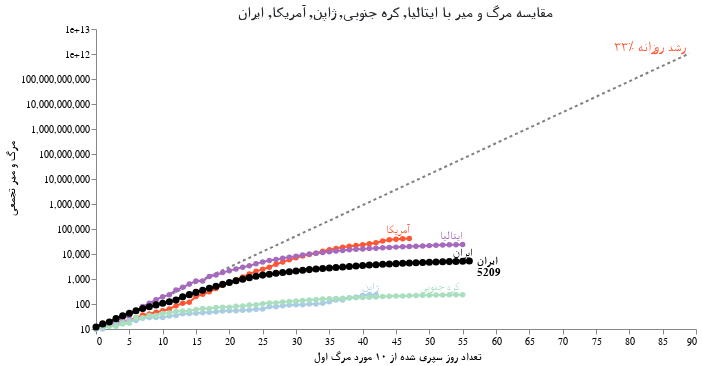

The notebook cell saved with this chart:
### Markdown cell above
کشور مورد نظر خود را انتخاب کنید:

### Code cell
#hide_input
base = alt.Chart(dff2, width=600).encode(
    x=alt.X(f'{COL_X}:Q',axis=alt.Axis(titleFont='Tahoma',title='تعداد روز سپری شده از ۱۰ مورد مرگ اول')),
    y=alt.Y('Confirmed Cases:Q', scale=alt.Scale(type='log'), axis=alt.Axis(titleFont='Tahoma', title='مرگ و میر تجمعی')),
    color=alt.Color('Country:N', scale=alt.Scale(domain=color_domain, range=color_range), legend=None),
    tooltip=['Country', 'Date', 'Confirmed Cases', COL_X]
)

country_selection = alt.selection_single(
    name='Select', fields=['Country'], 
    bind=alt.binding_select(options=list(sorted(set(countries) - set(baseline_countries)))),
    init={'Country': 'ایران'})

date_filter = alt.datum['Date'] >= int(max_date.timestamp() * 1000)
base2 = base.transform_filter(alt.FieldOneOfPredicate('Country', baseline_countries))
base3 = base.transform_filter(country_selection)
base4 = base3.transform_filter(date_filter)

max_day = dff2[COL_X].max()
ref = pd.DataFrame([[x, SINCE_CASES_NUM*1.33**x] for x in range(max_day+1)], columns=[COL_X, 'Confirmed Cases'])
base_ref = alt.Chart(ref).encode(x=f'{COL_X}:Q', y='Confirmed Cases:Q')
base_ref_f = base_ref.transform_filter(alt.datum[COL_X] >= max_day)

chart5 = (
 base_ref.mark_line(color='black', opacity=.5, strokeDash=[3,3]) + 
 base_ref_f.mark_text(dy=-6, align='right', fontSize=14, color='#FF5733', text='۳۳٪ رشد روزانه') + 
 base2.mark_line(point=True, tooltip=True) +
 base3.mark_line(point={'size':50}, tooltip=True) +
 base2.transform_filter(date_filter).mark_text(dy=-8, align='right').encode(text='Country:N') +
 base4.mark_text(dx=8, align='left', fontWeight='bold').encode(text='Country:N') +
 base4.mark_text(dx=8, dy=12, align='left', fontWeight='bold').encode(text='Confirmed Cases:Q')
).add_selection(country_selection).properties(
    title=f"مقایسه مرگ و میر با {', '.join(baseline_countries)}"
).configure_title(fontSize=15, font='Tahoma', color='#24292e').configure_axis(
    grid=False
    ).configure_view(
    strokeOpacity=0
    )
chart5

### Figure 1 — Vega-Lite specification as saved in the notebook (floating-point values rounded to 4 significant figures; data arrays with more than 128 entries replaced by an {"elided": "..."} marker saying what was removed)
{"config": {"view": {"continuousWidth": 400, "continuousHeight": 300, "strokeOpacity": 0}, "axis": {"grid": false}, "title": {"color": "#24292e", "font": "Tahoma", "fontSize": 15}}, "layer": [{"mark": {"type": "line", "color": "black", "opacity": 0.5, "strokeDash": [3, 3]}, "encoding": {"x": {"type": "quantitative", "field": "Days since 10th death"}, "y": {"type": "quantitative", "field": "Confirmed Cases"}}, "selection": {"Select": {"type": "single", "fields": ["Country"], "bind": {"input": "select", "options": ["آلمان", "استرالیا", "اسپانیا", "انگلیس", "فرانسه", "هند", "چین", "کانادا"]}, "init": {"Country": "ایران"}}}}, {"mark": {"type": "text", "align": "right", "color": "#FF5733", "dy": -6, "fontSize": 14, "text": "۳۳٪ رشد روزانه"}, "encoding": {"x": {"type": "quantitative", "field": "Days since 10th death"}, "y": {"type": "quantitative", "field": "Confirmed Cases"}}, "transform": [{"filter": "(datum['Days since 10th death'] >= 89)"}]}, {"data": {"name": "data-282b729381de40ebe7aa89201eccb997"}, "mark": {"type": "line", "point": true, "tooltip": true}, "encoding": {"color": {"type": "nominal", "field": "Country", "legend": null, "scale": {"domain": ["آلمان", "آمریکا", "استرالیا", "اسپانیا", "انگلیس", "ایتالیا", "ایران", "فرانسه", "هند", "چین", "ژاپن", "کانادا", "کره جنوبی", "لامباردی"], "range": ["#E59866", "#FF5733", "#ABEBC6", "#D5F5E3", "#D7BDE2", "#A569BD", "black", "#EB984E", "#C1B7AD", "#A1BA59", "#A9CCE3", "#F9E79F", "#A9DFBF", "#C1B7AD"]}}, "tooltip": [{"type": "nominal", "field": "Country"}, {"type": "temporal", "field": "Date"}, {"type": "quantitative", "field": "Confirmed Cases"}, {"type": "quantitative", "field": "Days since 10th death"}], "x": {"type": "quantitative", "axis": {"title": "تعداد روز سپری شده از ۱۰ مورد مرگ اول", "titleFont": "Tahoma"}, "field": "Days since 10th death"}, "y": {"type": "quantitative", "axis": {"title": "مرگ و میر تجمعی", "titleFont": "Tahoma"}, "field": "Confirmed Cases", "scale": {"type": "log"}}}, "transform": [{"filter": {"field": "Country", "oneOf": ["ایتالیا", "کره جنوبی", "ژاپن", "آمریکا", "ایران"]}}], "width": 600}, {"data": {"name": "data-282b729381de40ebe7aa89201eccb997"}, "mark": {"type": "line", "point": {"size": 50}, "tooltip": true}, "encoding": {"color": {"type": "nominal", "field": "Country", "legend": null, "scale": {"domain": ["آلمان", "آمریکا", "استرالیا", "اسپانیا", "انگلیس", "ایتالیا", "ایران", "فرانسه", "هند", "چین", "ژاپن", "کانادا", "کره جنوبی", "لامباردی"], "range": ["#E59866", "#FF5733", "#ABEBC6", "#D5F5E3", "#D7BDE2", "#A569BD", "black", "#EB984E", "#C1B7AD", "#A1BA59", "#A9CCE3", "#F9E79F", "#A9DFBF", "#C1B7AD"]}}, "tooltip": [{"type": "nominal", "field": "Country"}, {"type": "temporal", "field": "Date"}, {"type": "quantitative", "field": "Confirmed Cases"}, {"type": "quantitative", "field": "Days since 10th death"}], "x": {"type": "quantitative", "axis": {"title": "تعداد روز سپری شده از ۱۰ مورد مرگ اول", "titleFont": "Tahoma"}, "field": "Days since 10th death"}, "y": {"type": "quantitative", "axis": {"title": "مرگ و میر تجمعی", "titleFont": "Tahoma"}, "field": "Confirmed Cases", "scale": {"type": "log"}}}, "transform": [{"filter": {"selection": "Select"}}], "width": 600}, {"data": {"name": "data-282b729381de40ebe7aa89201eccb997"}, "mark": {"type": "text", "align": "right", "dy": -8}, "encoding": {"color": {"type": "nominal", "field": "Country", "legend": null, "scale": {"domain": ["آلمان", "آمریکا", "استرالیا", "اسپانیا", "انگلیس", "ایتالیا", "ایران", "فرانسه", "هند", "چین", "ژاپن", "کانادا", "کره جنوبی", "لامباردی"], "range": ["#E59866", "#FF5733", "#ABEBC6", "#D5F5E3", "#D7BDE2", "#A569BD", "black", "#EB984E", "#C1B7AD", "#A1BA59", "#A9CCE3", "#F9E79F", "#A9DFBF", "#C1B7AD"]}}, "text": {"type": "nominal", "field": "Country"}, "tooltip": [{"type": "nominal", "field": "Country"}, {"type": "temporal", "field": "Date"}, {"type": "quantitative", "field": "Confirmed Cases"}, {"type": "quantitative", "field": "Days since 10th death"}], "x": {"type": "quantitative", "axis": {"title": "تعداد روز سپری شده از ۱۰ مورد مرگ اول", "titleFont": "Tahoma"}, "field": "Days since 10th death"}, "y": {"type": "quantitative", "axis": {"title": "مرگ و میر تجمعی", "titleFont": "Tahoma"}, "field": "Confirmed Cases", "scale": {"type": "log"}}}, "transform": [{"filter": {"field": "Country", "oneOf": ["ایتالیا", "کره جنوبی", "ژاپن", "آمریکا", "ایران"]}}, {"filter": "(datum['Date'] >= 1587340800000)"}], "width": 600}, {"data": {"name": "data-282b729381de40ebe7aa89201eccb997"}, "mark": {"type": "text", "align": "left", "dx": 8, "fontWeight": "bold"}, "encoding": {"color": {"type": "nominal", "field": "Country", "legend": null, "scale": {"domain": ["آلمان", "آمریکا", "استرالیا", "اسپانیا", "انگلیس", "ایتالیا", "ایران", "فرانسه", "هند", "چین", "ژاپن", "کانادا", "کره جنوبی", "لامباردی"], "range": ["#E59866", "#FF5733", "#ABEBC6", "#D5F5E3", "#D7BDE2", "#A569BD", "black", "#EB984E", "#C1B7AD", "#A1BA59", "#A9CCE3", "#F9E79F", "#A9DFBF", "#C1B7AD"]}}, "text": {"type": "nominal", "field": "Country"}, "tooltip": [{"type": "nominal", "field": "Country"}, {"type": "temporal", "field": "Date"}, {"type": "quantitative", "field": "Confirmed Cases"}, {"type": "quantitative", "field": "Days since 10th death"}], "x": {"type": "quantitative", "axis": {"title": "تعداد روز سپری شده از ۱۰ مورد مرگ اول", "titleFont": "Tahoma"}, "field": "Days since 10th death"}, "y": {"type": "quantitative", "axis": {"title": "مرگ و میر تجمعی", "titleFont": "Tahoma"}, "field": "Confirmed Cases", "scale": {"type": "log"}}}, "transform": [{"filter": {"selection": "Select"}}, {"filter": "(datum['Date'] >= 1587340800000)"}], "width": 600}, {"data": {"name": "data-282b729381de40ebe7aa89201eccb997"}, "mark": {"type": "text", "align": "left", "dx": 8, "dy": 12, "fontWeight": "bold"}, "encoding": {"color": {"type": "nominal", "field": "Country", "legend": null, "scale": {"domain": ["آلمان", "آمریکا", "استرالیا", "اسپانیا", "انگلیس", "ایتالیا", "ایران", "فرانسه", "هند", "چین", "ژاپن", "کانادا", "کره جنوبی", "لامباردی"], "range": ["#E59866", "#FF5733", "#ABEBC6", "#D5F5E3", "#D7BDE2", "#A569BD", "black", "#EB984E", "#C1B7AD", "#A1BA59", "#A9CCE3", "#F9E79F", "#A9DFBF", "#C1B7AD"]}}, "text": {"type": "quantitative", "field": "Confirmed Cases"}, "tooltip": [{"type": "nominal", "field": "Country"}, {"type": "temporal", "field": "Date"}, {"type": "quantitative", "field": "Confirmed Cases"}, {"type": "quantitative", "field": "Days since 10th death"}], "x": {"type": "quantitative", "axis": {"title": "تعداد روز سپری شده از ۱۰ مورد مرگ اول", "titleFont": "Tahoma"}, "field": "Days since 10th death"}, "y": {"type": "quantitative", "axis": {"title": "مرگ و میر تجمعی", "titleFont": "Tahoma"}, "field": "Confirmed Cases", "scale": {"type": "log"}}}, "transform": [{"filter": {"selection": "Select"}}, {"filter": "(datum['Date'] >= 1587340800000)"}], "width": 600}], "data": {"name": "data-7324c0d4ef52cdada33f7770975f85d3"}, "title": "مقایسه مرگ و میر با ایتالیا, کره جنوبی, ژاپن, آمریکا, ایران", "$schema": "https://vega.github.io/schema/vega-lite/v4.8.1.json", "datasets": {"data-7324c0d4ef52cdada33f7770975f85d3": [{"Days since 10th death": 0, "Confirmed Cases": 10.0}, {"Days since 10th death": 1, "Confirmed Cases": 13.3}, {"Days since 10th death": 2, "Confirmed Cases": 17.69}, {"Days since 10th death": 3, "Confirmed Cases": 23.53}, {"Days since 10th death": 4, "Confirmed Cases": 31.29}, {"Days since 10th death": 5, "Confirmed Cases": 41.62}, {"Days since 10th death": 6, "Confirmed Cases": 55.35}, {"Days since 10th death": 7, "Confirmed Cases": 73.61}, {"Days since 10th death": 8, "Confirmed Cases": 97.91}, {"Days since 10th death": 9, "Confirmed Cases": 130.2}, {"Days since 10th death": 10, "Confirmed Cases": 173.2}, {"Days since 10th death": 11, "Confirmed Cases": 230.3}, {"Days since 10th death": 12, "Confirmed Cases": 306.4}, {"Days since 10th death": 13, "Confirmed Cases": 407.4}, {"Days since 10th death": 14, "Confirmed Cases": 541.9}, {"Days since 10th death": 15, "Confirmed Cases": 720.7}, {"Days since 10th death": 16, "Confirmed Cases": 958.6}, {"Days since 10th death": 17, "Confirmed Cases": 1275.0}, {"Days since 10th death": 18, "Confirmed Cases": 1696.0}, {"Days since 10th death": 19, "Confirmed Cases": 2255.0}, {"Days since 10th death": 20, "Confirmed Cases": 2999.0}, {"Days since 10th death": 21, "Confirmed Cases": 3989.0}, {"Days since 10th death": 22, "Confirmed Cases": 5306.0}, {"Days since 10th death": 23, "Confirmed Cases": 7056.0}, {"Days since 10th death": 24, "Confirmed Cases": 9385.0}, {"Days since 10th death": 25, "Confirmed Cases": 12480.0}, {"Days since 10th death": 26, "Confirmed Cases": 16600.0}, {"Days since 10th death": 27, "Confirmed Cases": 22080.0}, {"Days since 10th death": 28, "Confirmed Cases": 29370.0}, {"Days since 10th death": 29, "Confirmed Cases": 39060.0}, {"Days since 10th death": 30, "Confirmed Cases": 51950.0}, {"Days since 10th death": 31, "Confirmed Cases": 69090.0}, {"Days since 10th death": 32, "Confirmed Cases": 91890.0}, {"Days since 10th death": 33, "Confirmed Cases": 122200.0}, {"Days since 10th death": 34, "Confirmed Cases": 162500.0}, {"Days since 10th death": 35, "Confirmed Cases": 216200.0}, {"Days since 10th death": 36, "Confirmed Cases": 287500.0}, {"Days since 10th death": 37, "Confirmed Cases": 382400.0}, {"Days since 10th death": 38, "Confirmed Cases": 508600.0}, {"Days since 10th death": 39, "Confirmed Cases": 676400.0}, {"Days since 10th death": 40, "Confirmed Cases": 899600.0}, {"Days since 10th death": 41, "Confirmed Cases": 1197000.0}, {"Days since 10th death": 42, "Confirmed Cases": 1591000.0}, {"Days since 10th death": 43, "Confirmed Cases": 2117000.0}, {"Days since 10th death": 44, "Confirmed Cases": 2815000.0}, {"Days since 10th death": 45, "Confirmed Cases": 3744000.0}, {"Days since 10th death": 46, "Confirmed Cases": 4979000.0}, {"Days since 10th death": 47, "Confirmed Cases": 6623000.0}, {"Days since 10th death": 48, "Confirmed Cases": 8808000.0}, {"Days since 10th death": 49, "Confirmed Cases": 11710000.0}, {"Days since 10th death": 50, "Confirmed Cases": 15580000.0}, {"Days since 10th death": 51, "Confirmed Cases": 20720000.0}, {"Days since 10th death": 52, "Confirmed Cases": 27560000.0}, {"Days since 10th death": 53, "Confirmed Cases": 36660000.0}, {"Days since 10th death": 54, "Confirmed Cases": 48750000.0}, {"Days since 10th death": 55, "Confirmed Cases": 64840000.0}, {"Days since 10th death": 56, "Confirmed Cases": 86240000.0}, {"Days since 10th death": 57, "Confirmed Cases": 114700000.0}, {"Days since 10th death": 58, "Confirmed Cases": 152500000.0}, {"Days since 10th death": 59, "Confirmed Cases": 202900000.0}, {"Days since 10th death": 60, "Confirmed Cases": 269800000.0}, {"Days since 10th death": 61, "Confirmed Cases": 358900000.0}, {"Days since 10th death": 62, "Confirmed Cases": 477300000.0}, {"Days since 10th death": 63, "Confirmed Cases": 634800000.0}, {"Days since 10th death": 64, "Confirmed Cases": 844300000.0}, {"Days since 10th death": 65, "Confirmed Cases": 1123000000.0}, {"Days since 10th death": 66, "Confirmed Cases": 1494000000.0}, {"Days since 10th death": 67, "Confirmed Cases": 1986000000.0}, {"Days since 10th death": 68, "Confirmed Cases": 2642000000.0}, {"Days since 10th death": 69, "Confirmed Cases": 3514000000.0}, {"Days since 10th death": 70, "Confirmed Cases": 4673000000.0}, {"Days since 10th death": 71, "Confirmed Cases": 6215000000.0}, {"Days since 10th death": 72, "Confirmed Cases": 8266000000.0}, {"Days since 10th death": 73, "Confirmed Cases": 10990000000.0}, {"Days since 10th death": 74, "Confirmed Cases": 14620000000.0}, {"Days since 10th death": 75, "Confirmed Cases": 19450000000.0}, {"Days since 10th death": 76, "Confirmed Cases": 25870000000.0}, {"Days since 10th death": 77, "Confirmed Cases": 34400000000.0}, {"Days since 10th death": 78, "Confirmed Cases": 45750000000.0}, {"Days since 10th death": 79, "Confirmed Cases": 60850000000.0}, {"Days since 10th death": 80, "Confirmed Cases": 80930000000.0}, {"Days since 10th death": 81, "Confirmed Cases": 107600000000.0}, {"Days since 10th death": 82, "Confirmed Cases": 143200000000.0}, {"Days since 10th death": 83, "Confirmed Cases": 190400000000.0}, {"Days since 10th death": 84, "Confirmed Cases": 253200000000.0}, {"Days since 10th death": 85, "Confirmed Cases": 336800000000.0}, {"Days since 10th death": 86, "Confirmed Cases": 448000000000.0}, {"Days since 10th death": 87, "Confirmed Cases": 595800000000.0}, {"Days since 10th death": 88, "Confirmed Cases": 792400000000.0}, {"Days since 10th death": 89, "Confirmed Cases": 1054000000000.0}], "data-282b729381de40ebe7aa89201eccb997": {"elided": "656 records"}}}
